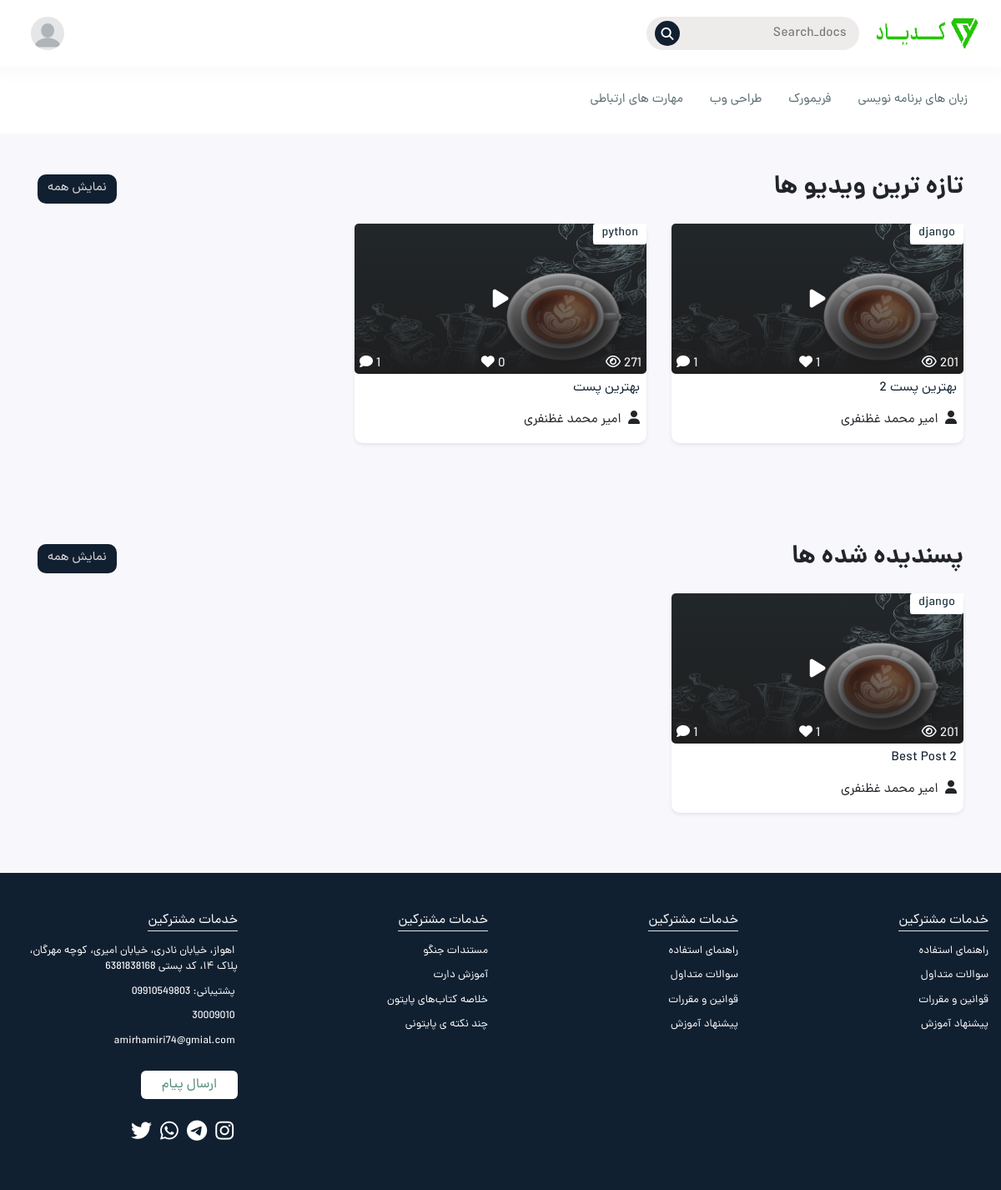
Before: / with the older database file.
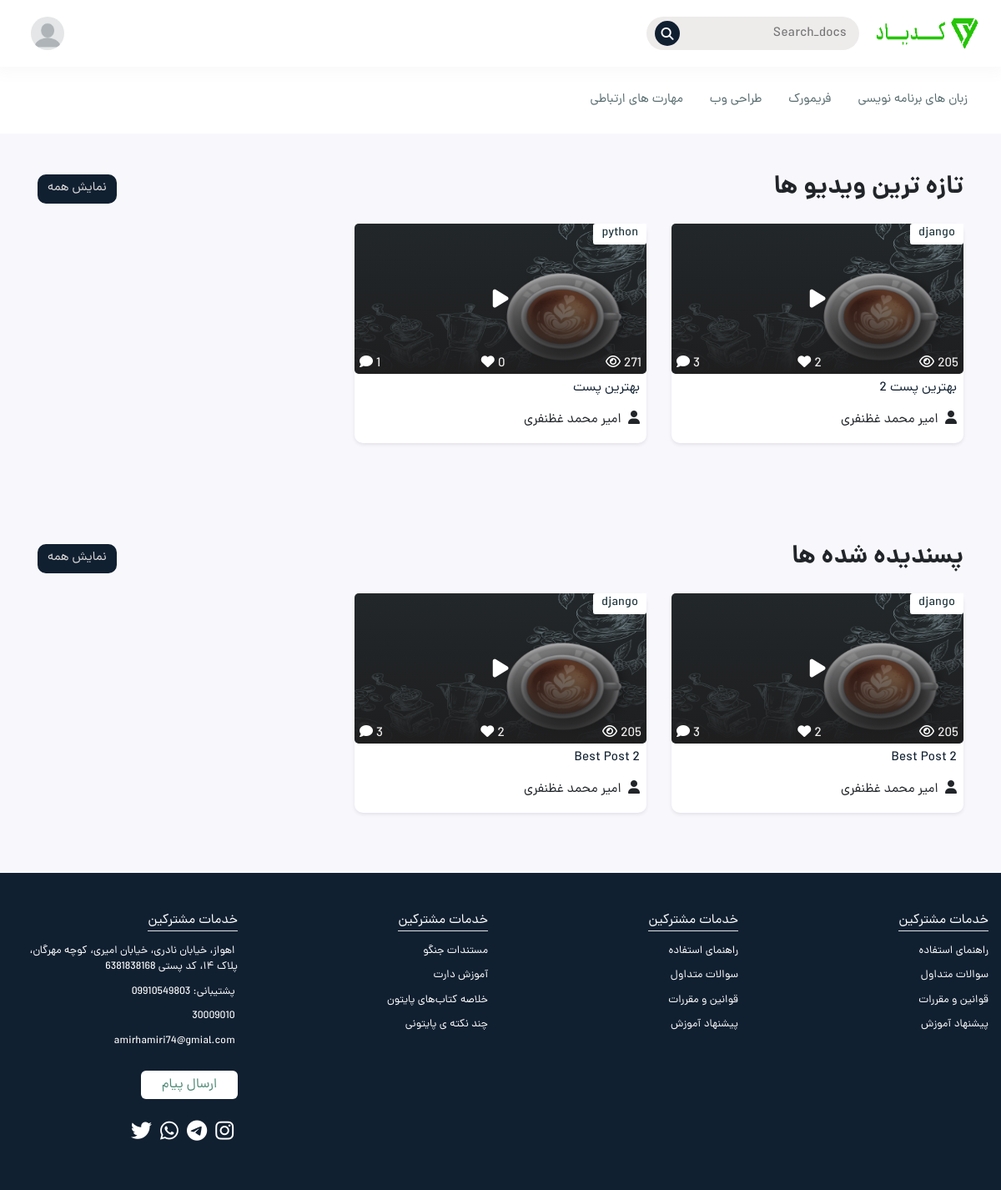
After: the same page with the newer database file.
### blog/models.py (models this page shows, shortened)
class Post(models.Model):
    author = models.ForeignKey(Author , on_delete=models.CASCADE , verbose_name = 'نام مدرس' )
    categories = models.ManyToManyField(Categories , help_text="دسته بندی" , related_name="posts", verbose_name = 'دسته بندی ها' )
    tag = models.ManyToManyField(Tags , help_text="دسته بندی", verbose_name = 'تگ ها' )
    title = models.CharField(max_length=50, verbose_name = 'اسم پست به اینگلیسی و اصلی' )
    title2 = models.CharField(max_length=50, verbose_name = 'اسم پست نمایشی به فارسی' )
    discripsion = models.TextField(verbose_name = 'توضیحات' )
    video = models.FileField(null=True, blank=True , upload_to='Post_video', verbose_name = 'ویدیو' )
    image = models.ImageField(null=True, blank=True , upload_to='Post_image', verbose_name = 'عکس پست' )
    time = models.IntegerField(null=True, blank=True, verbose_name = 'مدت زمان پست' )
    views = models.IntegerField(default=0, verbose_name = 'دیده شده ها' )
    created = models.DateField(null=True, blank=True , auto_now_add=True)
    updated = models.DateField(null=True, blank=True , auto_now=True)
    slug = models.SlugField(null=True, blank=True , unique=True , allow_unicode=True, verbose_name = 'اسلاگ' )
    class Meta:
        ordering = ('-created',)
        verbose_name_plural = 'پست ها'

class Categories(models.Model):
    title = models.CharField(max_length=50,null=True, blank=True, verbose_name = 'اسم دسته بندی' )
    created = models.DateTimeField(auto_now_add=True)
    def __str__(self):
        return self.title
    class Meta:
        ordering =('-created',)
        verbose_name_plural = 'دسته بندی ها'

class Author(models.Model):
    name = models.CharField(max_length=50, verbose_name = 'نام مدرس' )
    image = models.ImageField(upload_to='Author_image', verbose_name = 'تصویر' )
    discripsion = models.TextField(null=True, blank=True, verbose_name = 'درباره ی مدرس' )
    instagram = models.TextField(null=True, blank=True, verbose_name = 'ادرس اینستاگرام' )
    github = models.TextField(null=True, blank=True, verbose_name = 'ادرس گیت هاب' )
    linkdin = models.TextField(null=True, blank=True, verbose_name = 'ادرس لینکدین' )
    twwiter = models.TextField(null=True, blank=True, verbose_name = 'ادرس توییتر' )
    created = models.DateTimeField(null=True, blank=True)
    def __str__(self):
        return self.name
    class Meta:
        ordering =('-created',)
        verbose_name_plural = 'مدرسان'

class Like(models.Model):
    users = models.ForeignKey(User, related_name='likes2' , on_delete=models.CASCADE , verbose_name = 'کاربر')
    posts = models.ForeignKey(Post, related_name='likes2' , on_delete=models.CASCADE , verbose_name = 'مقاله')
    created = models.DateTimeField(auto_now_add=True)
    class Meta:
        verbose_name = "لایک"
        verbose_name_plural = "لایک ها"
        ordering = ("-created",)

### home_app/views.py (the view)
# urls.py: path('' , views.HomeView.as_view() , name='home'),
class HomeView(TemplateView):
    template_name = 'home_app/index.html'
    def get_context_data(self, *args, **kwargs):
        context = super().get_context_data(**kwargs)
        context['recent_posts'] = Post.objects.all()[:6]
        context['post_likes'] = Like.objects.all()[:6]
        context['Categories'] = Categories.objects.all()
        return context

### home_app/templates/home_app/index.html (shortened to what this page needs)
{% extends "base.html" %}
{% load static %}
{% load render_partial %}
{% block content %}
<main>
    <section class="py-5">
        <div class="container">
            <div class="d-flex align-items-center justify-content-between mb-3">
                <h2 class="title-section">تازه ترین ویدیو ها</h2>
                <a href="{% url 'blog_app:blog' %}" class="btn custom-btn">
                    نمایش همه
                </a>
            </div>
            <div class="row">
                    {% for post in recent_posts %}
                    <div class="col-md-6 col-lg-4 my-2">
                        <div class="custom-bg">
                            <div class="video-card">
                                <a href="/details/{{post.slug}}" class="position-relative d-block ">
                                    <img src="{{post.image.url }}" alt="" class="img-fluid w-100 h-100">
                                    <div class="video-play-btn">
                                        <i class="fa fa-play"></i>
                                    </div>
                                    <div class="d-flex align-items-center justify-content-between video-category-time">
                                        <h6 class="">{{post.categories.first}}</h6>
                                    </div>
                                    <div class="video-card-details">
                                        <div>
                                            <span>{{post.views}}</span>
                                            <i class="fa fa-eye"></i>
                                        </div>
                                        <div>
                                            <span>{{post.likes2.count}}</span>
                                            <i class="fa fa-heart"></i>
                                        </div>
                                        <div>
                                            <span>{{post.comment.count}}</span>
                                            <i class="fa fa-comment"></i>
                                        </div>
                                    </div>
                                    <div class="article-overlay"></div>
                                </a>
                            </div>
                            <a href="/details/{{post.title}}">
                                <h5 class="video-card-title m-2">{{post.title2}}</h5>
                            </a>
                            <div class="my-3 pb-3 mx-2">
                                <i class="fa fa-user  ml-1 "></i>
                                <span>{{post.author}}</span>
                            </div>
                        </div>
                    </div>
                    {% endfor %}
            </div>
        </div>
    </section>
    <section class="py-5">
        <div class="container">
            <div class="d-flex align-items-center justify-content-between mb-3">
                <h2 class="title-section">پسندیده شده ها</h2>
                <a href="all-videos.html" class="btn custom-btn">
                    نمایش همه
                </a>
            </div>
            <div class="row">
                {% for like in post_likes %}
                    <div class="col-md-6 col-lg-4 my-2">
                        <div class="custom-bg">
                            <div class="video-card">
                                <a href="/details/{{post.slug}}" class="position-relative d-block ">
                                    <img src="{{like.posts.image.url }}" alt="" class="img-fluid w-100 h-100">
                                    <div class="video-play-btn">
                                        <i class="fa fa-play"></i>
                                    </div>
                                    <div class="d-flex align-items-center justify-content-between video-category-time">
                                        <h6 class="">{{like.posts.categories.first}}</h6>
                                    </div>
                                    <div class="video-card-details">
                                        <div>
                                            <span>{{like.posts.views}}</span>
                                            <i class="fa fa-eye"></i>
                                        </div>
                                        <div>
                                            <span>{{like.posts.likes2.count}}</span>
                                            <i class="fa fa-heart"></i>
                                        </div>
                                        <div>
                                            <span>{{like.posts.comment.count}}</span>
                                            <i class="fa fa-comment"></i>
                                        </div>
                                    </div>
                                    <div class="article-overlay"></div>
                                </a>
                            </div>
                            <a href="video-detail.html">
                                <h5 class="video-card-title m-2">{{like.posts.title}}</h5>
                            </a>
                            <div class="my-3 pb-3 mx-2">
                                <i class="fa fa-user  ml-1 "></i>
                                <span>{{like.posts.author}}</span>
                            </div>
                        </div>
                    </div>
                    {% endfor %}
            </div>
        </div>
    </section>
</main>
{% endblock %}

### templates/base.html
    {% include "includes/header.html" %}
    {% block content %}
    {% endblock %}
    {% include "includes/footer.html" %}

### templates/includes/header.html (shortened to what this page needs)
{% load static %}
<html lang="en">
<head>
    <link rel="stylesheet" href="https://cdnjs.cloudflare.com/ajax/libs/font-awesome/5.15.3/css/all.min.css">
    <link href="https://cdn.jsdelivr.net/npm/bootstrap@5.1.3/dist/css/bootstrap.min.css" rel="stylesheet">
    <link rel="stylesheet" id="elementor-post-5219-css" href="https://patiotime.loftocean.com/demo8/wp-content/uploads/sites/5/elementor/css/post-5219.css?ver=1652427962" type="text/css" media="all">
    <link href="https://cdn.jsdelivr.net/npm/bootstrap@5.1.3/dist/css/bootstrap.min.css" rel="stylesheet">
    <link rel="stylesheet" href="{% static "components/bootstrap/bootstrap-rtl.min.css" %}">
    <link rel="stylesheet" href="{% static "components/owl-carousel/owl.carousel.min.css" %}">
    <link rel="stylesheet" href="{% static "css/style.css" %}">
</head>
<body>
    <header class="position-relative">
        <div class="main-header position-relative">
            <div class="nav-header-box mob1 d-md-flex d-lg-flex align-items-center justify-content-between">
                <div class="d-flex flex-column flex-md-row align-items-center pr-md-4">
                    <div class="logo d-flex justify-content-center align-items-center ml-3">
                        <a href="{% url 'home_app:home' %}"><img src="{% static "image/logo.png" %}" class="logo-img img-fluid" alt="" /></a>
                    </div>
                    <div class="nav-search-btn">
                        <form  method="GET" action="{% url 'blog_app:search' %}">
                            <input type="text" name="q" placeholder="Search_docs" id="q" class="search-input" autocomplete="on">
                        </form>
                        <i class="fa fa-search"></i>
                    </div>
                </div>
                <div class="d-block d-md-flex align-items-center pl-md-4">
                    <div class="header-login d-none d-md-block">
                        <div class="notification-box dropdown">
                            <a href="" class="btn login-btn" type="button" id="dropdownMenuButton"
                                data-toggle="dropdown" aria-haspopup="true" aria-expanded="false">
                                {% if request.user.image.url != None %}
                                <img src="{{request.user.image.url}}" alt="">
                                {% else %}
                                <img src="{% static "image/sutdent-prof.png" %}" alt="">
                                {% endif %}
                            </a>
                        </div>
                    </div>
                </div>
            </div>
        </div>
    </header>
    <nav class="nav-menu nav-menu-pc  d-none d-md-flex px-4" id="navbar">
        <li id="" class="mx-3 menu-item"><a href="" class="nav-menu-item ">زبان های برنامه نویسی </a>
        </li>
        <li id="" class="mx-3 menu-item"><a href="" class="nav-menu-item">فریمورک </a>
        </li>
        <li id="" class="mx-3 menu-item"><a href="" class="nav-menu-item">طراحی وب</a>
        </li>
        <li id="" class="mx-3 menu-item"><a href="" class="nav-menu-item">مهارت های ارتباطی</a>
        </li>
</nav>

### templates/includes/footer.html (shortened to what this page needs)
<footer>
    <div class="container-fluid py-5">
        <section class="row d-flex align-items-baseline footer-items">
            <div class="col-6 col-sm-6 col-md-3 col-lg-3">
                <div>
                    <h6 class="mb-3 text-white"><span class="border-bottom">خدمات مشترکین</span></h6>
                    <a href="">
                        <p>راهنمای استفاده</p>
                    </a>
                    <a href="">
                        <p>سوالات متداول </p>
                    </a>
                    <a href="">
                        <p>قوانین و مقررات </p>
                    </a>
                    <a href="">
                        <p>پیشنهاد آموزش </p>
                    </a>
                </div>
            </div>
            <div class="col-6 col-sm-6 col-md-3 col-lg-3">
                <div>
                    <h6 class="mb-3 text-white"><span class="border-bottom">خدمات مشترکین</span></h6>
                    <a href="">
                        <p>راهنمای استفاده</p>
                    </a>
                    <a href="">
                        <p>سوالات متداول </p>
                    </a>
                    <a href="">
                        <p>قوانین و مقررات </p>
                    </a>
                    <a href="">
                        <p>پیشنهاد آموزش </p>
                    </a>
                </div>
            </div>
            <div class="col-6 col-sm-6 col-md-3 col-lg-3">
                <div>
                    <h6 class="mb-3 text-white"><span class="border-bottom">خدمات مشترکین</span></h6>
                    <a href="">
                        <p>مستندات جنگو</p>
                    </a>
                    <a href="">
                        <p>آموزش دارت</p>
                    </a>
                    <a href="">
                        <p>خلاصه کتاب‌های پایتون</p>
                    </a>
                    <a href="">
                        <p>چند نکته ی پایتونی</p>
                    </a>
                </div>
            </div>
            <div class="col-6 col-sm-6 col-md-3 col-lg-3">
                <div>
                    <h6 class="mb-3 text-white"><span class="border-bottom">خدمات مشترکین</span></h6>
                    <a href="" class="">
                        اهواز، خیابان نادری، خیابان امیری، کوچه مهرگان، پلاک ۱۴، کد پستی 6381838168
                    </a>
                    <a href="" class="">
                        پشتیبانی: 09910549803
                    </a>
                    <a href="" class="">
                        30009010
                    </a>
                    <a href="" class="">
                        amirhamiri74@gmial.com
                    </a>
                    <button class="footer-btn my-3">ارسال پیام</button>
                    <div class="social-media d-flex align-items-center flex-wrap ">
                        <a href=""> <i class="fa fa-instagram"></i></a>
                        <a href=""> <i class="fa fa-telegram"></i></a>
                        <a href=""> <i class="fa fa-whatsapp"></i></a>
                        <a href=""> <i class="fa fa-twitter"></i></a>
                    </div>
                </div>
            </div>
        </section>
    </div>
</footer>

Changed rows visible on the page:
changed Post "بهترین پست 2": views "201" → "205"; likes2.count "1" → "2"; comment.count "1" → "3"
added Like: posts.image (picture), posts.categories.first "django", posts.views "205", posts.likes2.count "2", posts.comment.count "3", posts "Best Post 2", posts.author "امیر محمد غظنفری"
changed through a linked row, Like (number 2 of 2 on the later page): posts.views "201" → "205"; posts.likes2.count "1" → "2"; posts.comment.count "1" → "3"
